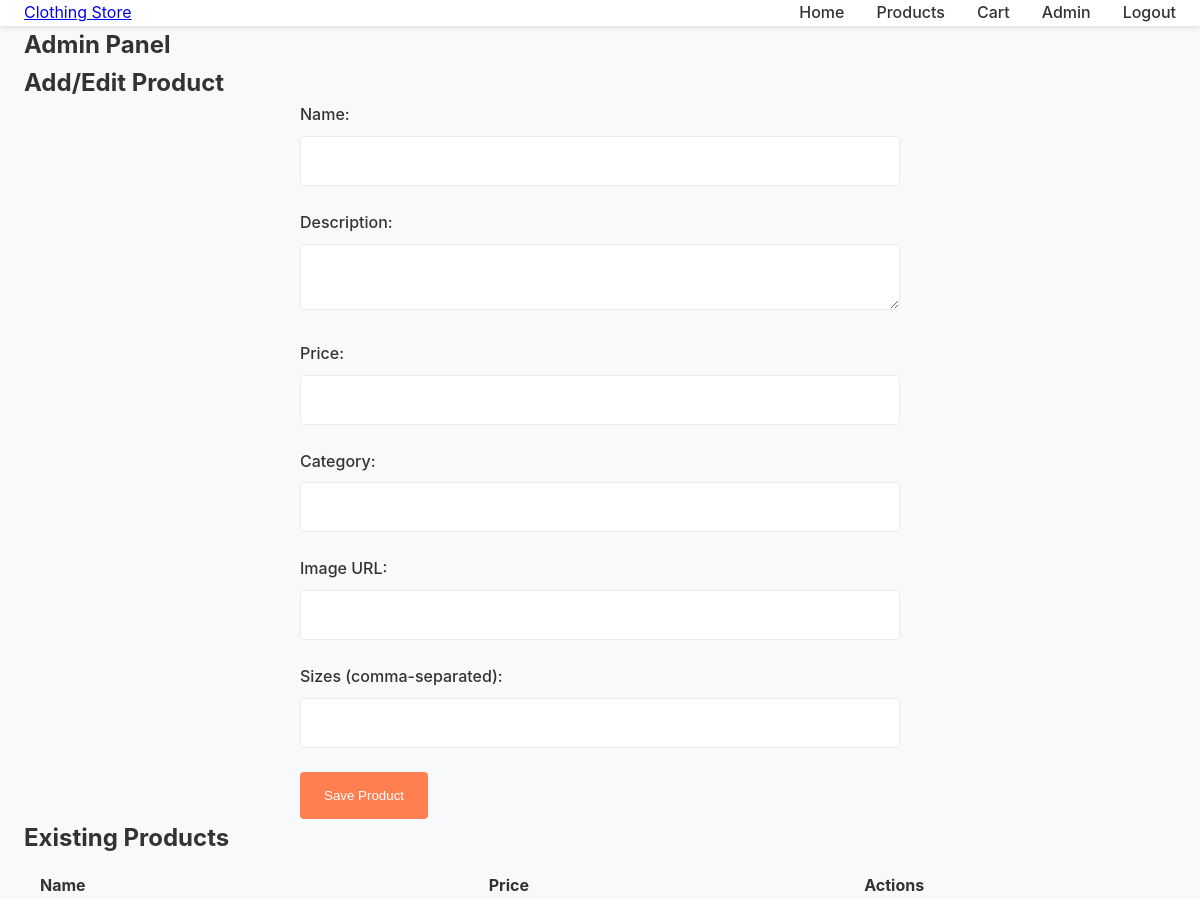
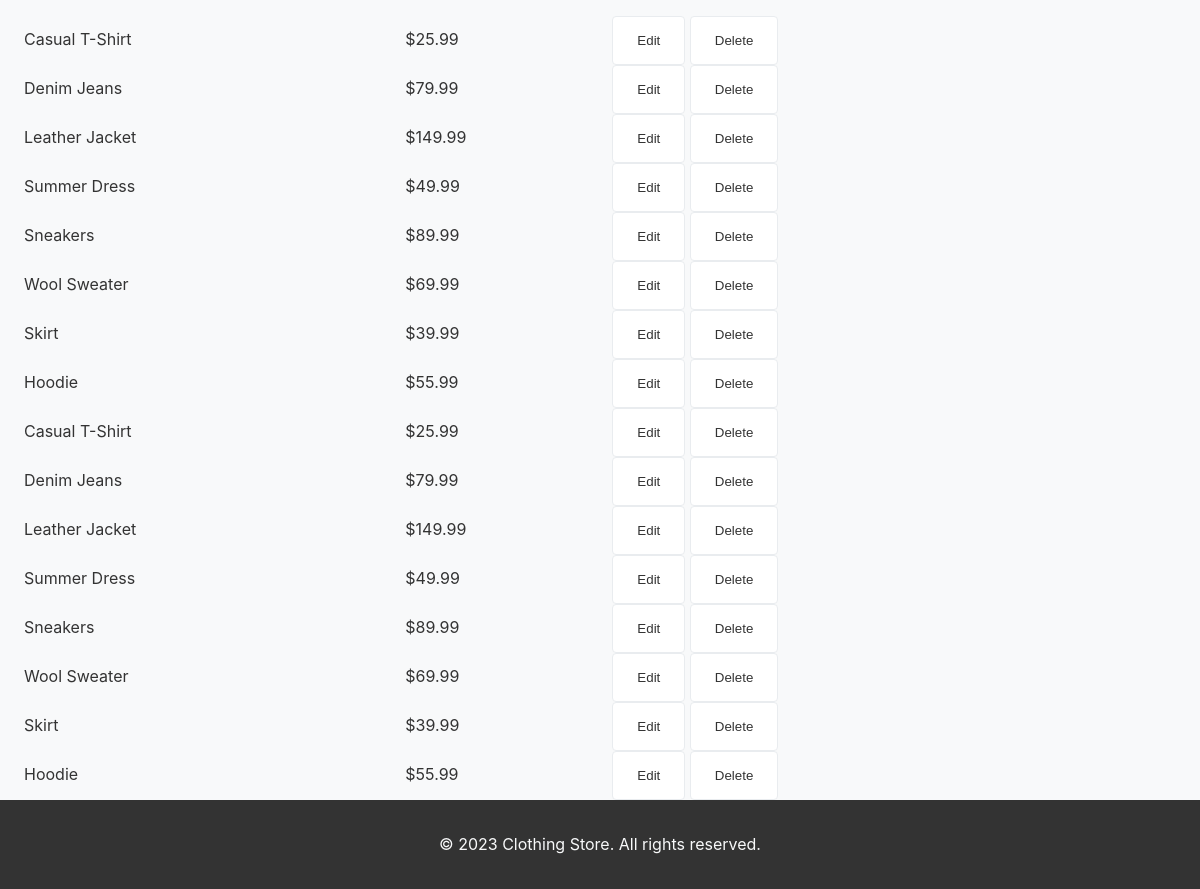
/admin (signed in), run on the app's committed database (2 pictures, top to bottom).
### tables this page shows
CREATE TABLE products (
            id INTEGER PRIMARY KEY AUTOINCREMENT,
            name TEXT NOT NULL,
            description TEXT NOT NULL,
            price REAL NOT NULL,
            category TEXT NOT NULL,
            image_url TEXT NOT NULL,
            sizes TEXT NOT NULL  -- Comma-separated sizes
        );

### app.py (the view, shortened to what this page needs)
@app.route('/admin', methods=['GET', 'POST'])
def admin():
    if not session.get('admin_logged_in'):
        return redirect(url_for('login'))
    products = get_all_products()
    return render_template('admin.html', products=products)

### models.py (called while the page is built)
def get_db_connection():
    conn = sqlite3.connect(DB_PATH)
    conn.row_factory = sqlite3.Row
    return conn

def get_all_products():
    conn = get_db_connection()
    products = conn.execute('SELECT * FROM products').fetchall()
    conn.close()
    return products

### templates/admin.html (shortened to what this page needs)
{% extends "base.html" %}
{% block content %}
<section class="container">
    <h1>Admin Panel</h1>
    <h2>Add/Edit Product</h2>
    <form method="POST">
        <div class="form-group">
            <label for="name">Name:</label>
            <input type="text" id="name" name="name" required>
        </div>
        <div class="form-group">
            <label for="description">Description:</label>
            <textarea id="description" name="description" required></textarea>
        </div>
        <div class="form-group">
            <label for="price">Price:</label>
            <input type="number" id="price" name="price" step="0.01" required>
        </div>
        <div class="form-group">
            <label for="category">Category:</label>
            <input type="text" id="category" name="category" required>
        </div>
        <div class="form-group">
            <label for="image_url">Image URL:</label>
            <input type="url" id="image_url" name="image_url" required>
        </div>
        <div class="form-group">
            <label for="sizes">Sizes (comma-separated):</label>
            <input type="text" id="sizes" name="sizes" required>
        </div>
        <button type="submit" class="btn">Save Product</button>
    </form>
    <h2>Existing Products</h2>
    <table style="width: 100%; border-collapse: collapse;">
        <thead>
            <tr>
                <th style="text-align: left; padding: var(--spacing-sm);">Name</th>
                <th>Price</th>
                <th>Actions</th>
            </tr>
        </thead>
        <tbody>
            {% for product in products %}
            <tr>
                <td>{{ product.name }}</td>
                <td>${{ "%.2f"|format(product.price) }}</td>
                <td>
                    <button onclick="editProduct({{ product.id }}, {{ product.name|tojson }}, {{ product.description|tojson }}, {{ product.price }}, {{ product.category|tojson }}, {{ product.image_url|tojson }}, {{ product.sizes|tojson }})" class="btn btn-secondary">Edit</button>
                    <form method="POST" style="display: inline;">
                        <button type="submit" class="btn btn-secondary">Delete</button>
                    </form>
                </td>
            </tr>
            {% endfor %}
        </tbody>
    </table>
</section>
{% endblock %}

### static/css/style.css (style rules this page uses)
* { margin: 0; padding: 0; box-sizing: border-box; }
body { font-family: 'Inter', sans-serif; line-height: 1.6; color: #333; background-color: #f8f9fa; }
:root { --primary-bg: #f8f9fa; --secondary-bg: #ffffff; --text-color: #333333; --accent-color: #ff7f50; --border-color: #e9ecef; --shadow: 0 2px 4px rgba(0,0,0,0.1); --spacing-xs: 0.5rem; --spacing-sm: 1rem; --spacing-md: 1.5rem; --spacing-lg: 2rem; --spacing-xl: 3rem; }
.container { max-width: 1200px; margin: 0 auto; padding: 0 var(--spacing-md); }
section { padding: var(--spacing-xl) 0; }
.btn { display: inline-block; padding: var(--spacing-sm) var(--spacing-md); background-color: var(--accent-color); color: white; text-decoration: none; border: none; border-radius: 4px; cursor: pointer; font-weight: 500; transition: background-color 0.3s; }
.btn-secondary { background-color: var(--secondary-bg); color: var(--text-color); border: 1px solid var(--border-color); }
form { max-width: 600px; margin: 0 auto; }
.form-group { margin-bottom: var(--spacing-md); }
label { display: block; margin-bottom: var(--spacing-xs); font-weight: 500; }
input, select, textarea { width: 100%; padding: var(--spacing-sm); border: 1px solid var(--border-color); border-radius: 4px; font-family: inherit; }

### data on the page
products: name "Casual T-Shirt", price "25.99"
products: name "Denim Jeans", price "79.99"
products: name "Leather Jacket", price "149.99"
products: name "Summer Dress", price "49.99"
products: name "Sneakers", price "89.99"
products: name "Wool Sweater", price "69.99"
products: name "Skirt", price "39.99"
products: name "Hoodie", price "55.99"
products: name "Casual T-Shirt", price "25.99"
products: name "Denim Jeans", price "79.99"
products: name "Leather Jacket", price "149.99"
products: name "Summer Dress", price "49.99"
products: name "Sneakers", price "89.99"
products: name "Wool Sweater", price "69.99"
products: name "Skirt", price "39.99"
products: name "Hoodie", price "55.99"
